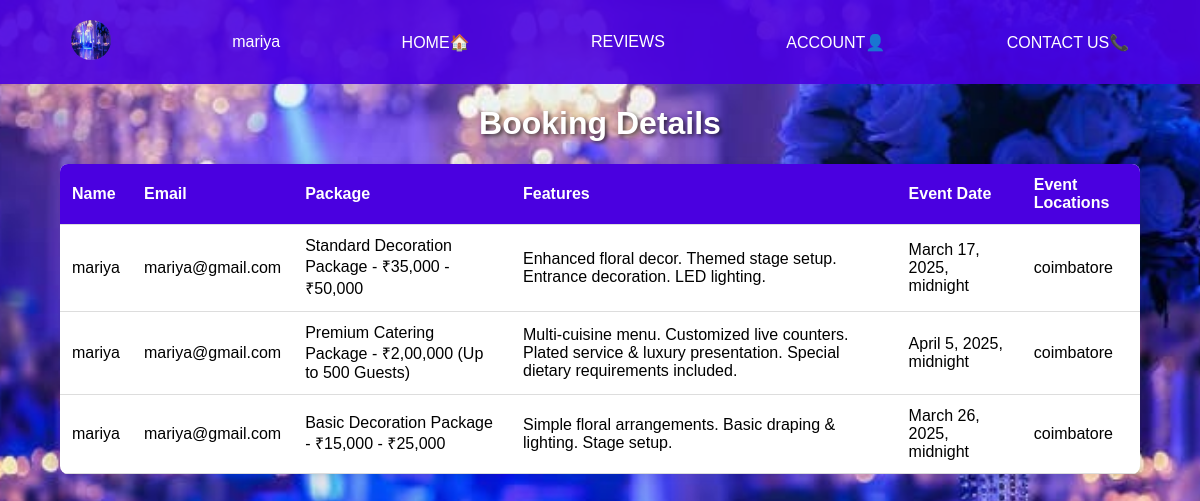
The page /my_booking (signed in) on the database as committed earlier.
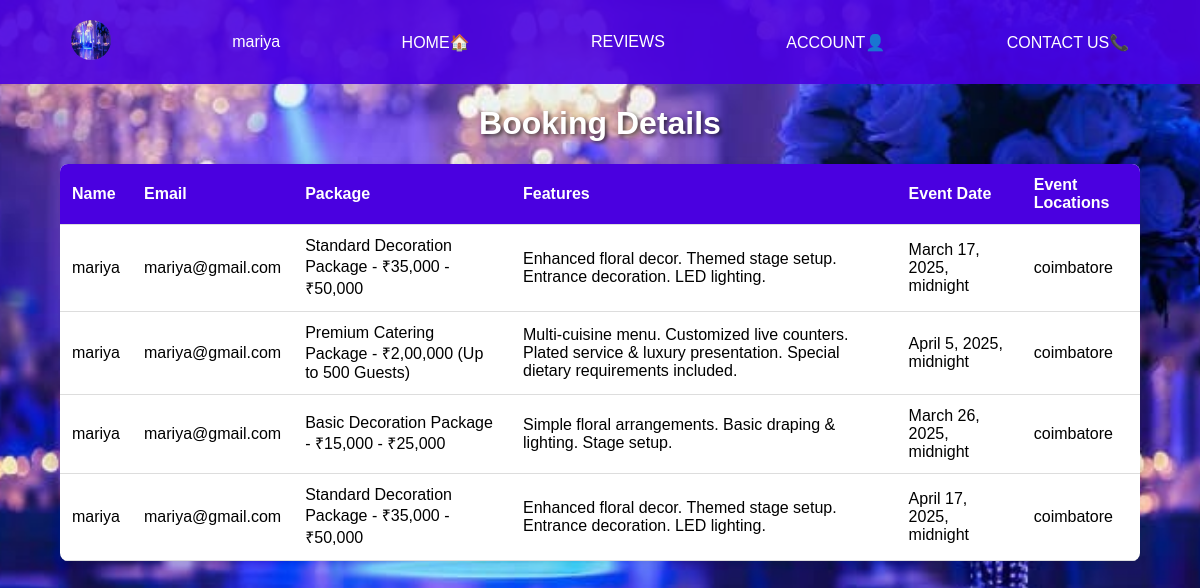
The same page on the database as committed later.
### myapp/models.py (models this page shows)
class order(models.Model):
   name=models.CharField(max_length=20, null=True)
   email = models.CharField(max_length=50, null=True)
   plans = models.CharField(max_length=50)
   location = models.TextField(null=True)
   event_date = models.DateTimeField(null=True)
   event_name = models.CharField(max_length=50, null=True)
   features = models.TextField(null=True)
   event = models.ForeignKey(package, on_delete=models.CASCADE)
   order_date = models.DateTimeField(auto_now_add=True)
   order_month = models.CharField(max_length=10, default=datetime.datetime.now().strftime('%B'), editable=False)  # Example: "February"
   order_year = models.IntegerField(default=datetime.datetime.now().year, editable=False)  # Example: 2025

### myapp/views.py (the view)
# urls.py: path('my_booking',views.my_booking,name='my_booking'),
def my_booking(request):
    name = request.session.get('name')
    email = request.session.get('email')
    my_booking = order.objects.filter(name=name,email=email)
    return render(request,'my_booking.html',{'bookings':my_booking})

### myapp/templates/my_booking.html (shortened to what this page needs)
{% load static %}
<!DOCTYPE html>
<html lang="en">
<head>
</head>
<body>
    <ul class="navbar">
        <li><a href="/login"><img src="{% static 'img/login.jpeg' %}" alt="Logo"></a></li>
        <li><a href="#">{{ request.session.name }}</a></li>
        <li><a href="/index">HOME🏠</a></li>
        <li><a href="#">REVIEWS</a></li>
        <li><a href="/login">ACCOUNT👤</a></li>
        <li><a href="#">CONTACT US📞</a></li>
    </ul>
    <h1 style="text-align: center; color: white; text-shadow: 2px 2px 4px rgba(0, 0, 0, 0.7);">Booking Details</h1>
    <table>
        <thead>
            <tr>
                <th>Name</th>
                <th>Email</th>
                <th>Package</th>
                <th>Features</th>
                <th>Event Date</th>
                <th>Event Locations</th>
            </tr>
        </thead>
        <tbody>
            {% for i in bookings %}
            <tr>
                <td>{{ i.name }}</td>
                <td>{{ i.email }}</td>
                <td>{{ i.plans }}</td>
                <td>{{ i.features }}</td>
                <td>{{ i.event_date }}</td>
                <td>{{ i.location }}</td>
            </tr>
            {% endfor %}
        </tbody>
    </table>
</body>
</html>

Rows that differ between the two databases and show on the page:
added order: name "mariya", email "mariya@gmail.com", plans "Standard Decoration Package - ₹35,000 - ₹50,000", features "Enhanced floral decor. Themed stage setup. Entrance decoration. LED lighting.", event_date "April 17, 2025, midnight", location "coimbatore"
